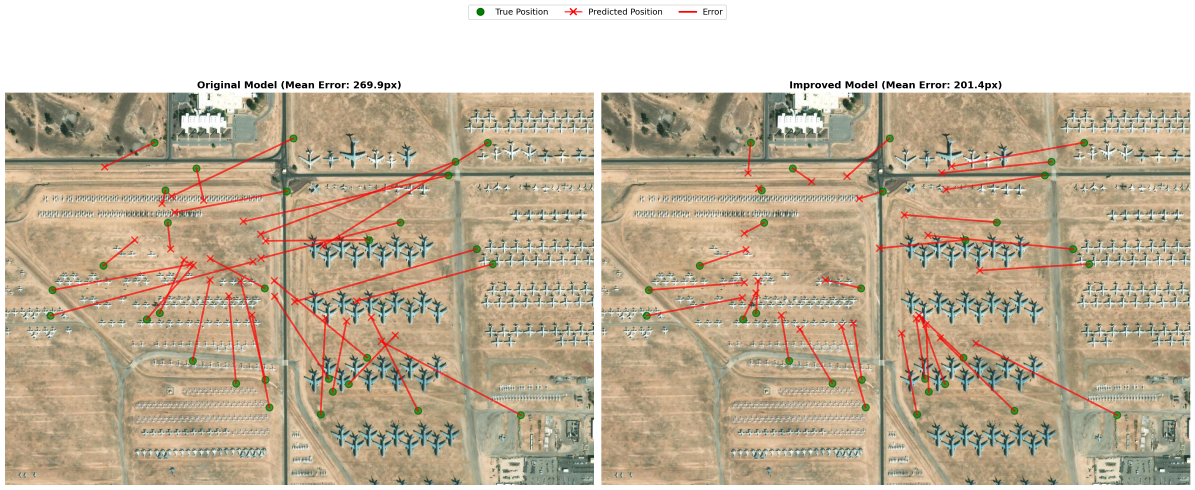
#> input picture chapters/4/images/ab_test_comparison.png, 3585 x 1470 px, given in place of davis_monthan_aerial.jpg, which was not available (shown at 1/3 size)
$ python create_boneyard_sample.py
#> lines starting #> are read from the running program, lines starting #| are printed output that depends on the picture
#!/usr/bin/env python3
"""
Creates a sample image from the Davis-Monthan AFB Boneyard aerial imagery.
Shows a nice crop with visible aircraft for the article.
"""

from PIL import Image
from pathlib import Path

def create_boneyard_sample():
    """
    Extracts a representative sample from the boneyard aerial image.
    Shows multiple aircraft clearly visible.
    """
    print("Creating boneyard sample image...")

    # Default paths based on current working directory
    import os
    if os.path.basename(os.getcwd()) == 'code':
        image_path = '../../../data/boneyard/davis_monthan_aerial.jpg'
        output_dir = '../images'
    else:
        image_path = '../../data/boneyard/davis_monthan_aerial.jpg'
        output_dir = 'images'

    # Load source imagery
    source_img = Image.open(image_path)
#> source_img is the input picture: PIL image 3585x1470 RGBA; mean R, G, B, A 195.6, 181.1, 158.8, 255

    # Crop a good section showing multiple aircraft
    # This section has nice variety and clear aircraft
    crop_box = (200, 150, 1000, 650)  # 800x500 section
    sample_img = source_img.crop(crop_box)
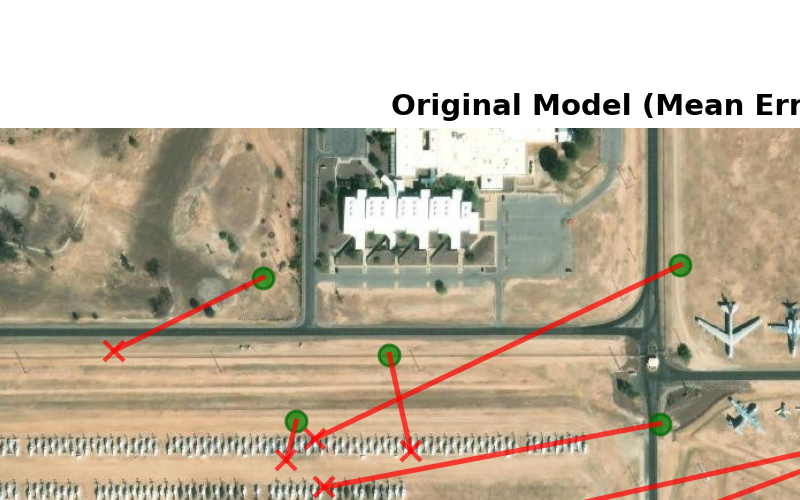
#> sample_img: PIL image 800x500 RGBA; mean R, G, B, A 192, 180.1, 160.9, 255

    output_path = Path(output_dir) / 'boneyard_sample.png'
    sample_img.save(output_path, quality=95)

    file_size_kb = output_path.stat().st_size / 1024
    print(f"✅ Saved boneyard sample to {output_path}")
    print(f"   Size: 800x500 pixels ({file_size_kb:.1f} KB)")
    print(f"   Shows: Davis-Monthan AFB aircraft storage area")

    return output_path


if __name__ == "__main__":
    create_boneyard_sample()
    print("\n✨ Boneyard sample image created!")

$ run again, on chapters/4/images/best_model_prediction_accuracy.png
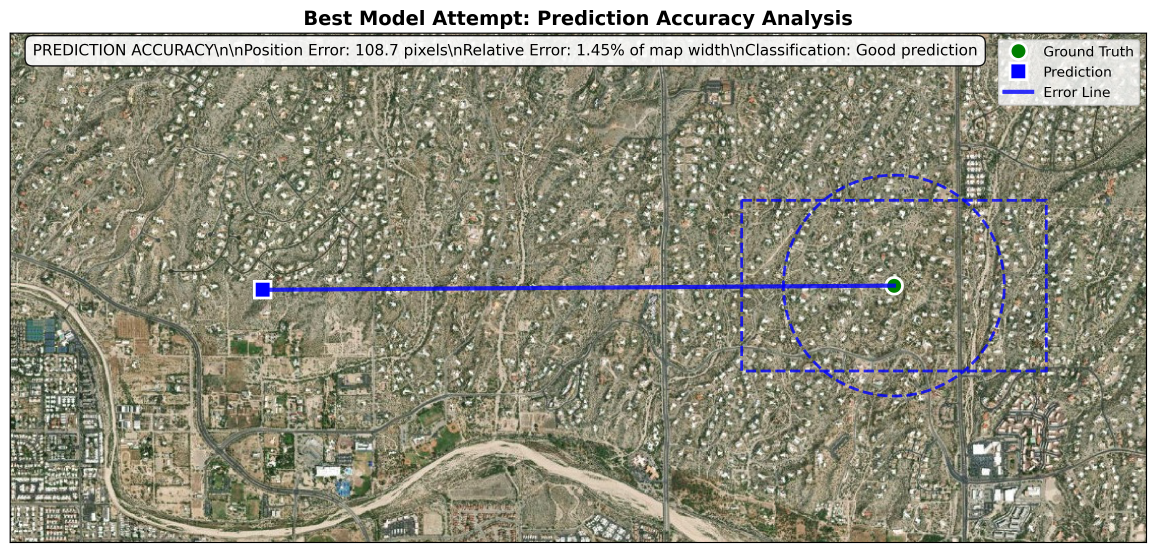
#> input picture chapters/4/images/best_model_prediction_accuracy.png, 3469 x 1657 px, given in place of davis_monthan_aerial.jpg, which was not available (shown at 1/3 size)
#> in create_boneyard_sample, source_img is the input picture: PIL image 3469x1657 RGBA; mean R, G, B, A 147.8, 146.6, 130.2, 255
#> in create_boneyard_sample, `sample_img = source_img.crop(crop_box)`:
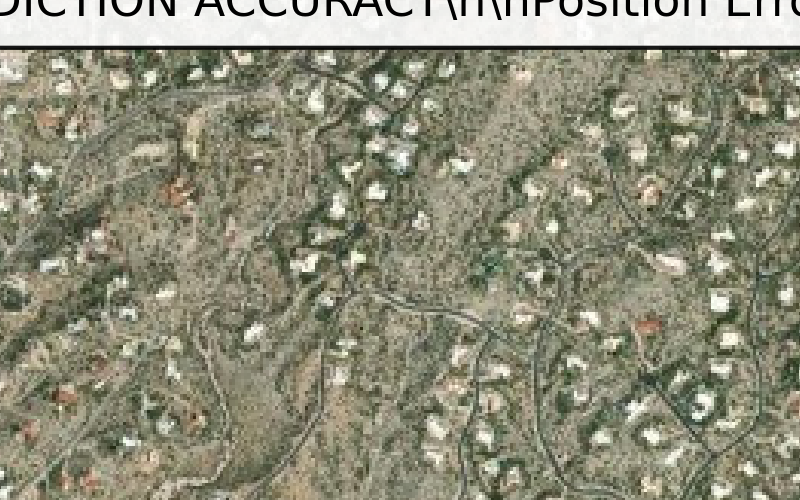
#> sample_img: PIL image 800x500 RGBA; mean R, G, B, A 141.5, 140.9, 120.8, 255

$ run again, on chapters/4/images/best_worst_predictions.png
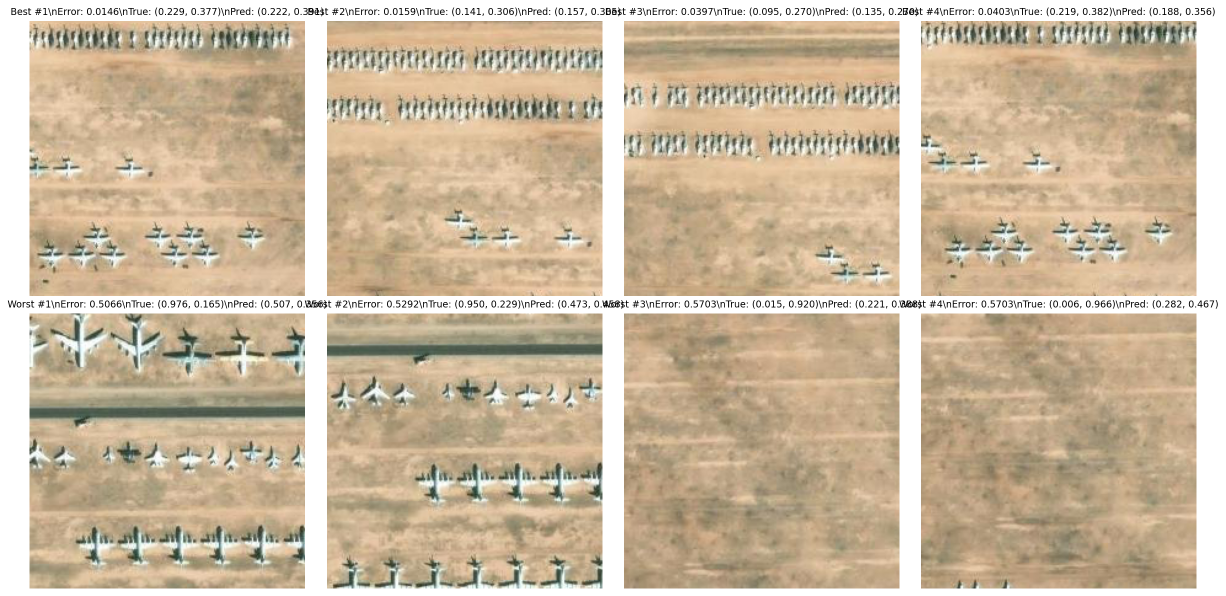
#> input picture chapters/4/images/best_worst_predictions.png, 2452 x 1192 px, given in place of davis_monthan_aerial.jpg, which was not available (shown at 1/2 size)
#> in create_boneyard_sample, source_img is the input picture: PIL image 2452x1192 RGBA; mean R, G, B, A 202.8, 184.6, 158.9, 255
#> in create_boneyard_sample, `sample_img = source_img.crop(crop_box)`:
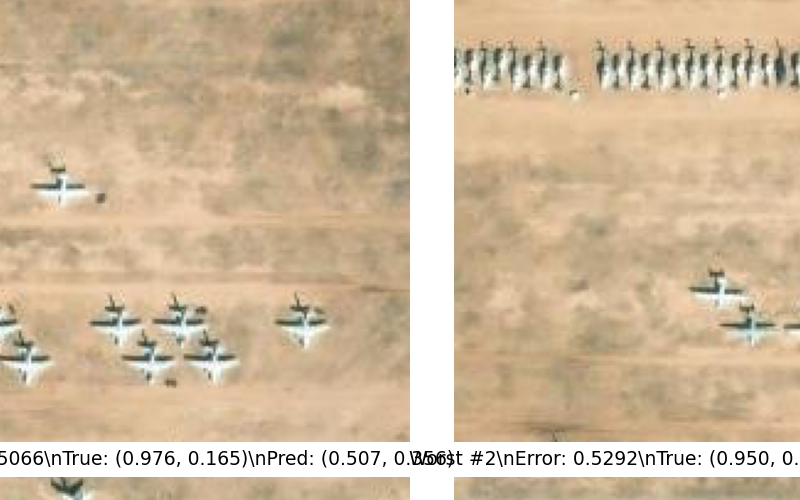
#> sample_img: PIL image 800x500 RGBA; mean R, G, B, A 207.3, 185.5, 156.7, 255
